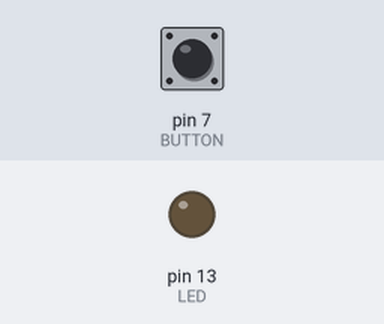
Bench run of a sketch on a simulated Arduino Uno, built with avr-gcc and run on an emulated ATmega328P. Shown: output pins drawn as LEDs (lit = HIGH). Inputs (shaded band) come from the test bench; at power-on: pin 7 (BUTTON) LOW.

Above: at 1.2 s.
1.3 s: pin 7 (BUTTON) pulsed HIGH 5 times (0.12 s each, 0.3 s apart)
At 2.9 s:
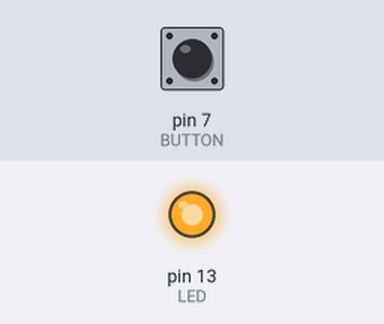
Timing chart, 0 to 4.4 s (numbered marks = the images above; inputs shaded):
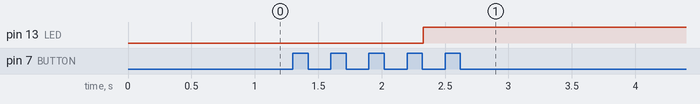

The sketch:

buttoncount.ino
```cpp
int LED = 13;
int BUTTON = 7;
int state = 0;
int buttonState;
int count = 0;

void setup() {
  pinMode(LED, OUTPUT);
  pinMode(BUTTON, INPUT);
}

void loop() {
  buttonState = digitalRead(BUTTON);
  if (buttonState == HIGH) {
    if (state == 0) {
      delay(10);
      state = 1;
    }
  }
  if (buttonState == LOW) {
    if (state == 1) {
      count  += 1;
      delay(10);
      state = 0;
    }
  }
  if (count >= 4) {
    digitalWrite(LED, HIGH);
  }
}
```

Measured:
- after the input at 1.3 s, pin 13 (LED): LOW → HIGH after 1.0 s
